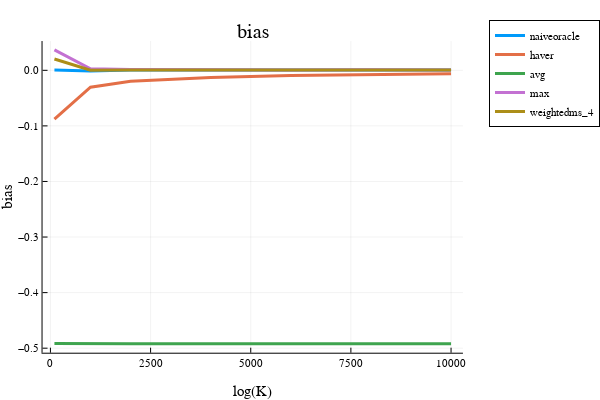

This figure's notebook cell:
### Code cell
x = opt.N_ary
i = 1; plot(x, bias[:,i], label=estimator_names[i], linewidth=3)
i = 2; plot!(x, bias[:,i], label=estimator_names[i], linewidth=3)
i = 3; plot!(x, bias[:,i], label=estimator_names[i], linewidth=3)
i = 4; plot!(x, bias[:,i], label=estimator_names[i], linewidth=3)
i = 5; plot!(x, bias[:,i], label=estimator_names[i], linewidth=3)
# i = 6; plot!(x, bias[:,i], label=estimator_names[i], linewidth=3)
plot!(xlabel="log(K)", ylabel="bias", legend=:outertopright)  
title!("bias")

### Figure 1 — Plotly figure (JSON) as saved in the notebook; plotly's stock layout.template omitted (floating-point values rounded to 4 significant figures)
{"data": [{"colorbar": {"title": {"text": ""}}, "legendgroup": "naiveoracle", "line": {"color": "rgba(0, 154, 250, 1.000)", "dash": "solid", "shape": "linear", "width": 3}, "mode": "lines", "name": "naiveoracle", "showlegend": true, "type": "scatter", "x": [100, 1000, 2000, 4000, 6000, 8000, 10000], "xaxis": "x", "y": [0.0004929, -0.001059, 0.0004075, 0.0005265, 0.0005471, 0.0008722, 0.0005776], "yaxis": "y", "zmax": null, "zmin": null}, {"colorbar": {"title": {"text": ""}}, "legendgroup": "haver", "line": {"color": "rgba(227, 111, 71, 1.000)", "dash": "solid", "shape": "linear", "width": 3}, "mode": "lines", "name": "haver", "showlegend": true, "type": "scatter", "x": [100, 1000, 2000, 4000, 6000, 8000, 10000], "xaxis": "x", "y": [-0.08789, -0.03032, -0.01965, -0.01301, -0.009241, -0.007569, -0.006245], "yaxis": "y", "zmax": null, "zmin": null}, {"colorbar": {"title": {"text": ""}}, "legendgroup": "avg", "line": {"color": "rgba(62, 164, 78, 1.000)", "dash": "solid", "shape": "linear", "width": 3}, "mode": "lines", "name": "avg", "showlegend": true, "type": "scatter", "x": [100, 1000, 2000, 4000, 6000, 8000, 10000], "xaxis": "x", "y": [-0.4915, -0.4922, -0.4921, -0.4922, -0.4922, -0.4921, -0.4921], "yaxis": "y", "zmax": null, "zmin": null}, {"colorbar": {"title": {"text": ""}}, "legendgroup": "max", "line": {"color": "rgba(195, 113, 210, 1.000)", "dash": "solid", "shape": "linear", "width": 3}, "mode": "lines", "name": "max", "showlegend": true, "type": "scatter", "x": [100, 1000, 2000, 4000, 6000, 8000, 10000], "xaxis": "x", "y": [0.03679, 0.002658, 0.001518, 0.0006612, 0.0005942, 0.0008848, 0.0005827], "yaxis": "y", "zmax": null, "zmin": null}, {"colorbar": {"title": {"text": ""}}, "legendgroup": "weightedms_4", "line": {"color": "rgba(172, 142, 24, 1.000)", "dash": "solid", "shape": "linear", "width": 3}, "mode": "lines", "name": "weightedms_4", "showlegend": true, "type": "scatter", "x": [100, 1000, 2000, 4000, 6000, 8000, 10000], "xaxis": "x", "y": [0.02041, 0.0002225, 0.0003922, 0.0001476, 0.0002843, 0.000701, 0.0004687], "yaxis": "y", "zmax": null, "zmin": null}], "layout": {"annotations": [{"font": {"color": "rgba(0, 0, 0, 1)", "family": "sans-serif", "size": 20}, "rotation": 0, "showarrow": false, "text": "bias", "x": 0.5424, "xanchor": "center", "xref": "paper", "y": 1, "yanchor": "top", "yref": "paper"}], "height": 400, "legend": {"bgcolor": "rgba(255, 255, 255, 1.000)", "bordercolor": "rgba(0, 0, 0, 1)", "borderwidth": 1, "font": {"color": "rgba(0, 0, 0, 1)", "family": "sans-serif", "size": 11}, "title": {"font": {"color": "rgba(0, 0, 0, 1)", "family": "sans-serif", "size": 15}, "text": ""}, "tracegroupgap": 0, "traceorder": "normal", "x": 1.05, "xanchor": "upper", "y": 1, "yanchor": "right"}, "margin": {"b": 20, "l": 0, "r": 0, "t": 20}, "paper_bgcolor": "rgba(255, 255, 255, 1.000)", "plot_bgcolor": "rgba(255, 255, 255, 1.000)", "showlegend": true, "width": 600, "xaxis": {"anchor": "y", "domain": [0.09128, 0.9934], "gridcolor": "rgba(0, 0, 0, 0.1)", "gridwidth": 0.5, "linecolor": "rgba(0, 0, 0, 1)", "mirror": false, "range": [-197, 10297], "showgrid": true, "showline": true, "showticklabels": true, "tickangle": 0, "tickcolor": "rgb(0, 0, 0)", "tickfont": {"color": "rgba(0, 0, 0, 1)", "family": "sans-serif", "size": 11}, "tickmode": "array", "ticks": "inside", "ticktext": ["0", "2500", "5000", "7500", "10000"], "tickvals": [0, 2500, 5000, 7500, 10000], "title": {"font": {"color": "rgba(0, 0, 0, 1)", "family": "sans-serif", "size": 15}, "text": "log(K)"}, "type": "linear", "visible": true, "zeroline": false, "zerolinecolor": "rgba(0, 0, 0, 1)"}, "yaxis": {"anchor": "x", "domain": [0.07581, 0.9415], "gridcolor": "rgba(0, 0, 0, 0.1)", "gridwidth": 0.5, "linecolor": "rgba(0, 0, 0, 1)", "mirror": false, "range": [-0.5081, 0.05266], "showgrid": true, "showline": true, "showticklabels": true, "tickangle": 0, "tickcolor": "rgb(0, 0, 0)", "tickfont": {"color": "rgba(0, 0, 0, 1)", "family": "sans-serif", "size": 11}, "tickmode": "array", "ticks": "inside", "ticktext": ["−0.5", "−0.4", "−0.3", "−0.2", "−0.1", "0.0"], "tickvals": [-0.5, -0.4, -0.3, -0.2, -0.1, 0], "title": {"font": {"color": "rgba(0, 0, 0, 1)", "family": "sans-serif", "size": 15}, "text": "bias"}, "type": "linear", "visible": true, "zeroline": false, "zerolinecolor": "rgba(0, 0, 0, 1)"}}}
